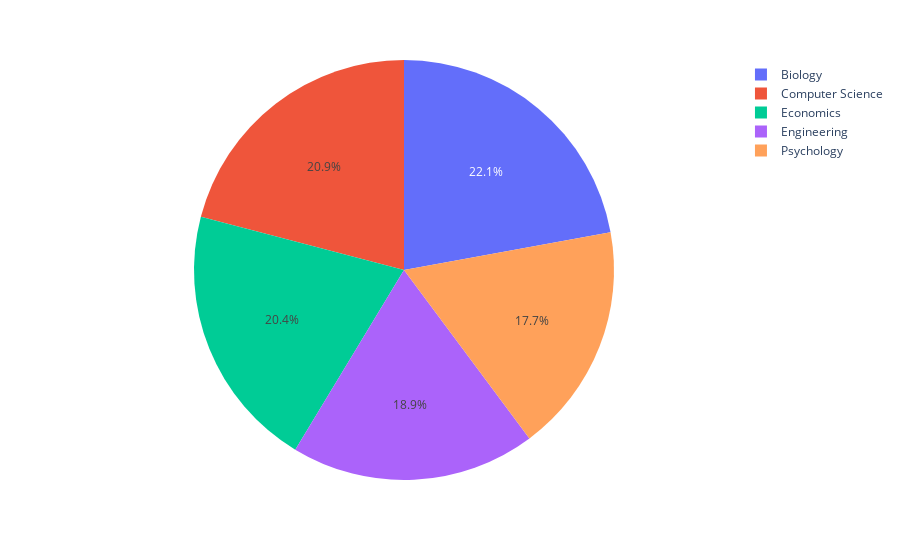

Notebook source saved alongside this figure:
### Code cell
# What is the propotion of financial aid received compared to total expenses for students across different majors?
fig= px.pie(df, names='major', values='financial_aid')
fig.show()

### Figure 1 — Plotly figure (JSON) as saved in the notebook; plotly's stock layout.template omitted (floating-point values rounded to 4 significant figures; data arrays with more than 128 entries replaced by an {"elided": "..."} marker saying what was removed)
{"data": [{"domain": {"x": [0, 1], "y": [0, 1]}, "hovertemplate": "major=%{label}<br>financial_aid=%{value}<extra></extra>", "labels": {"elided": "1000 str values"}, "legendgroup": "", "name": "", "showlegend": true, "type": "pie", "values": {"elided": "1000 int values"}}], "layout": {"legend": {"tracegroupgap": 0}, "margin": {"t": 60}}}
